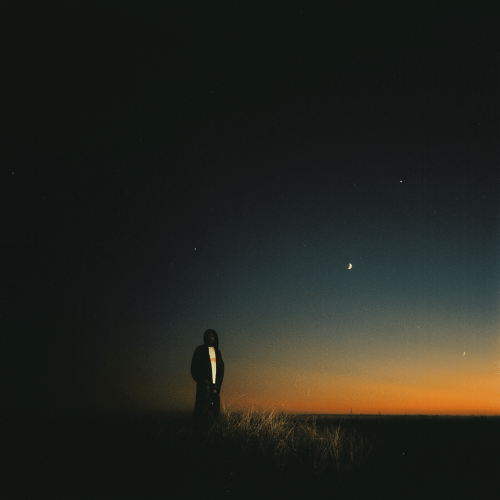
#> input picture image.jpg, 1000 x 1000 px, found by its file name (shown at 1/2 size)
$ python main.py
#> lines starting #> are read from the running program, lines starting #| are printed output that depends on the picture
from PIL import Image
import random
import os

if os.path.exists("raster-starter-code/newImage.jpg"):
    os.remove("raster-starter-code/newImage.jpg")

print("\n\n")

img = Image.open("raster-starter-code/image.jpg")
#> img is the input picture: PIL image 1000x1000 P; mean R, G, B 34.9, 36.4, 29.7

width = img.width
#> width = 1000
height = img.height
#> height = 1000
mwidth = width // 1000
#> mwidth = 1
mheight = height // 1000
#> mheight = 1
if mwidth > mheight:
    scale = mwidth
else:
    scale = mheight
#> scale = 1
if scale != 0:
    img = img.resize((width // scale, height // scale))

def new_filter():
    change = input("How much do you want your image to change: low, medium, or high? ")

    change.lower()
    location = 0

    while location < len(new_pixels):
        if change == "low":
            rand = random.randint(1, 10)
        elif change == "medium":
            rand = random.randint(11, 20)
        elif change == "high":
            rand = random.randint(21, 30)
        else:
            print("You did not choose a correct option.")
            rand = 0

        if location < len(new_pixels) - 30:
            newp = new_pixels[(location + rand) % len(new_pixels)]
        else:
            newp = new_pixels[(location - rand) % len(new_pixels)]

        nr = newp[0]
        nb = newp[1]
        ng = newp[2]

        p = new_pixels[location]

        r = p[0]
        g = p[1]
        b = p[2]

        newr = int((10 + r + nr) / 2)
        newg = int((20 + g + ng) / 2)
        newb = int((30 + b + nb) / 2)

        new_pixels[location] = (newr, newg, newb)
        location = location + 1

    newImage = Image.new("RGB", img.size)
    newImage.putdata(new_pixels)
    newImage.save("raster-starter-code/newImage.jpg")

if img.mode != "RGB":
    img = img.convert("RGB")

pixels = list(img.getdata())
#> pixels = 1000000 items
new_pixels = []

for pixel in pixels:
    new_pixels.append((pixel[0], pixel[1], pixel[2]))
#> this loop made 1000000 passes
#> pixel on passes 1 to 3: (18, 21, 17), (17, 19, 16), (16, 21, 17)
#> after the loop, new_pixels = 1000000 items

new_filter()
#> the answer given: image.jpg
#> the loop in new_filter, `while location < len(new_pixels):` made 1000000 passes
#> (nr, nb, ng, r, g, b, newr, newg) on passes 1 to 12: (18, 21, 17, 18, 21, 17, 23, 29), (17, 19, 16, 17, 19, 16, 22, 27), (16, 21, 17, 16, 21, 17, 21, 29), (16, 21, 17, 16, 21, 17, 21, 29), (16, 22, 18, 16, 22, 18, 21, 30), (16, 22, 18, 16, 22, 18, 21, 30), (18, 23, 19, 18, 23, 19, 23, 31), (16, 22, 18, 16, 22, 18, 21, 30), (16, 22, 18, 16, 22, 18, 21, 30), (18, 23, 19, 18, 23, 19, 23, 31), (18, 23, 19, 18, 23, 19, 23, 31), (16, 22, 18, 16, 22, 18, 21, 30)
#> (nr, nb, ng) on pass 54: (15, 20, 16)
#| You did not choose a correct option.
#| You did not choose a correct option.
#| You did not choose a correct option.
#| You did not choose a correct option.
#| You did not choose a correct option.
#| You did not choose a correct option.
#| You did not choose a correct option.
#| You did not choose a correct option.
#> (further printed lines are left out)
#> in new_filter, `newImage = Image.new("RGB", img.size)`: newImage: PIL image 1000x1000 RGB; every value is 0
#> in new_filter, `newImage.putdata(new_pixels)`:
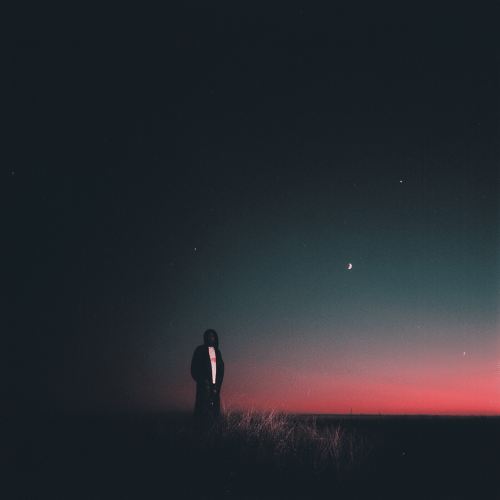
#> newImage: PIL image 1000x1000 RGB (shown at 1/2 size); mean R, G, B 39.9, 42.8, 47.8
